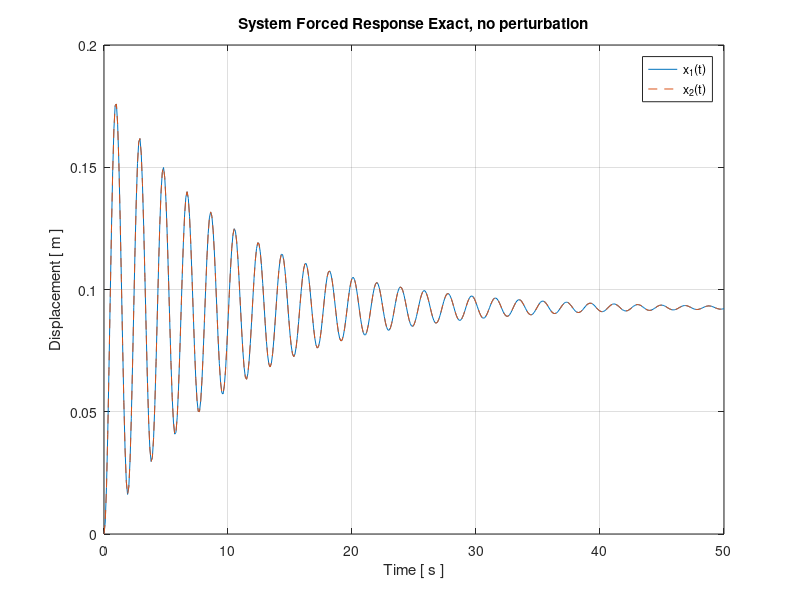
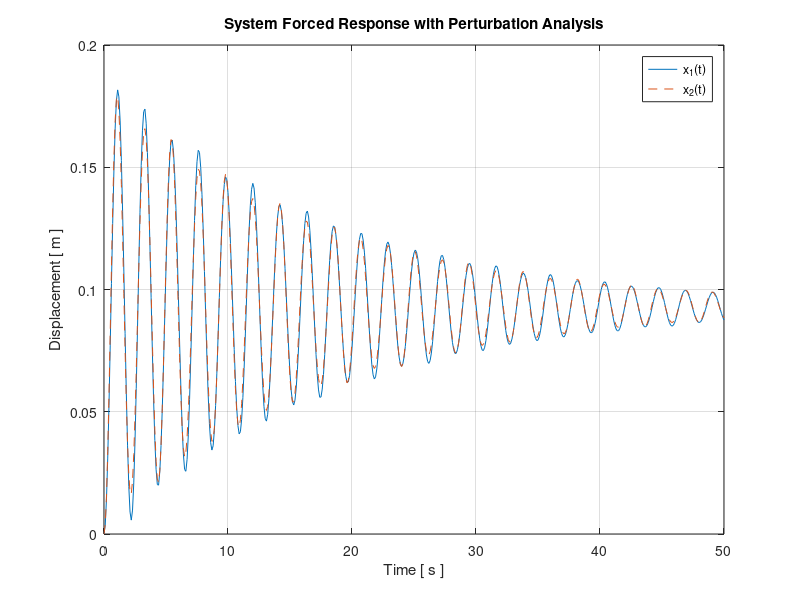
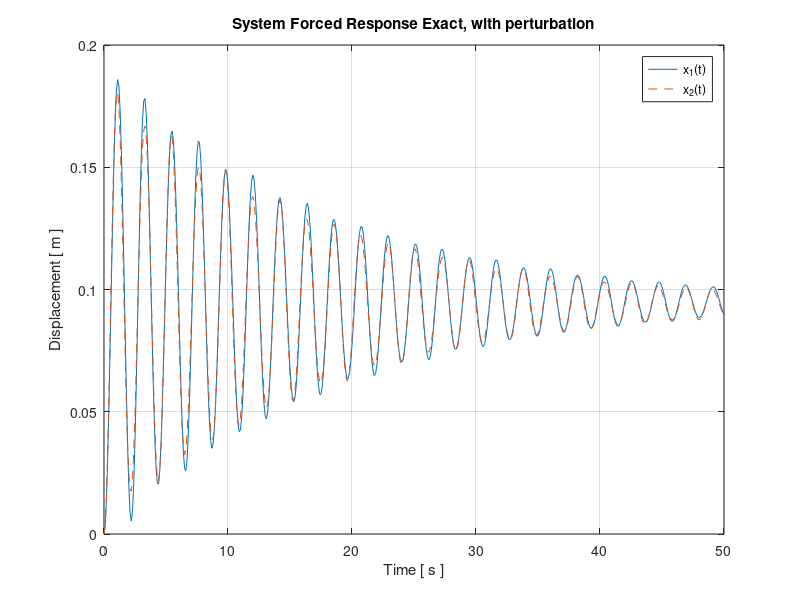
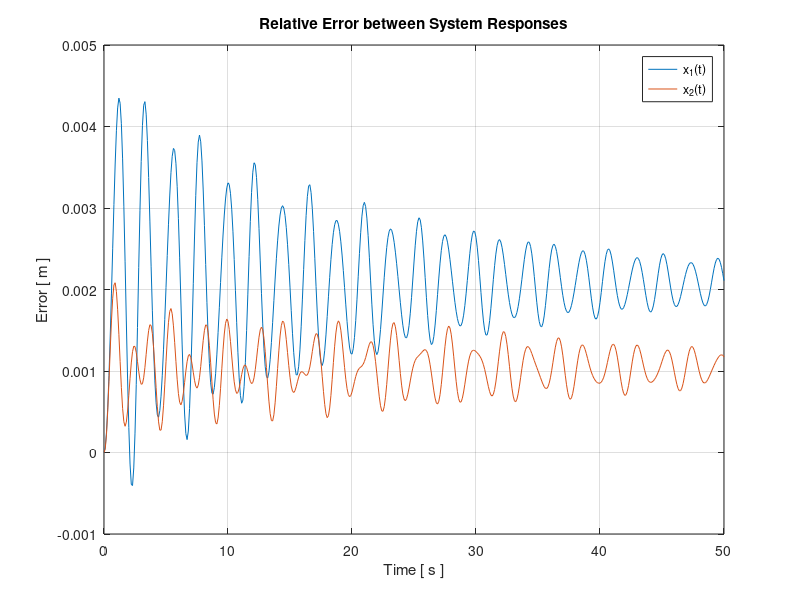

Write the MATLAB code that produced these figures, in order.
%% E176 Final Project
% Perturbation Method for Dynamical Systems
% Daniel Nguyen and Austin Chun
% Spring 2017

% System constants
m1 = 1; m2 = 1;                     % kg
kc1 = 5.8; kc2 = 5.8; kc3 = 5.8;    % N/m
k1 = 5; k2 = 5;                     % N/m
c1 = 0.2; c2 = 0.2;                 % Ns/m

F0 = 1; % Arbitray constant
f1 = F0; f2 = F0;

% Define number of STATES in the system
N = 4;

% GE Matrix form
A = [0,     1,      0,      0;
    -(k1+kc1+kc2)/m1, -c1/m1,   kc2/m1,     0;
    0,      0,      0,      1;
    kc2/m2,    0,   -(k2+kc2+kc3)/m2,      -c2/m2];
B = eye(4);
f = [0; f1/m1; 0; f2/m2];


% Solve for Eigegnvalues/vetors
[U,D] = eig(A);
% Sort eigenvalues/vectors for 
[~,perm]=sort(diag(D));
D = D(perm,perm);
U = U(:,perm);

[V,D] = eig(A.');
[~,perm]=sort(diag(D));
D = D(perm,perm);
V = V(:,perm);

lam = diag(D);

% Normalize vectors
VtU = V.'*U;
for i = 1:N
    U(:,i) = U(:,i) / sqrt(VtU(i,i));
    V(:,i) = V(:,i) / sqrt(VtU(i,i));
end

% Forcing function 
Q = V.' * B*f;

t = 0:0.1:50;
eta = zeros(N, length(t));
for i = 1:N
   eta(i,:) = Q(i)/lam(i) * (-1 + exp(lam(i)*t)); 
end

% Solve for x from decouple eta's
x = U*eta;

% Plotting
figure(1)
plot(t,x(1,:), t,x(3,:),'--')
xlabel('Time [ s ]')
ylabel('Displacement [ m ]')
title('System Forced Response Exact, no perturbation')
grid on
legend('x_1(t)','x_2(t)')
set(gcf,'color','white')


%%%%%%%%%%%%%%%%%%%
%% Perturbation %%
%%%%%%%%%%%%%%%%%%%
% Deviations in system parameters
dm1 = 0.3229;   dm2 = 0.2253;   dkc1 = -0.1556;
dkc2 = 0.0917;  dkc3 = -0.1843; dk1 = -0.1448;
dk2 = 0.0531;   dc1 = 0.0199;   dc2 = -0.1476;

% Recalulate system parameters
m1=m1+dm1;      m2=m2+dm2;      kc1=kc1+dkc1;
kc2=kc2+dkc2;   kc3=kc3+dkc3;   k1=k1+dk1;
k2=k2+dk2;      c1=c1+dc1;      c2=c2+dc2;

% Calculate new A
A_o = A; % Label old one as old
A = [0,     1,      0,      0;
    -(k1+kc1+kc2)/m1, -c1/m1,   kc2/m1,     0;
    0,      0,      0,      1;
    kc2/m2,    0,   -(k2+kc2+kc3)/m2,      -c2/m2];
% Determine the deviation matrix
dA = A - A_o;

% recalculate Forcing
f = [0; f1/m1; 0; f2/m2];

%%%%%%%%%%%%%%%%%%%%%%%%%%%%%
%% Perturbation Analysis %%
%%%%%%%%%%%%%%%%%%%%%%%%%%%%%

%% Calculate deviations in eigenvalues/vectors
lam_o = lam;
U_o = U;
V_o = V;

% New Eigenvalues
lam = zeros(1,N);
for i = 1:N
   lam(i) = lam_o(i) + V_o(:,i).' * dA * U_o(:,i);
end

% New Eigenvectors
U = zeros(N,N);
for i = 1:N
    dU = 0;
    for k = 1:N
        if(k ~= i)
            dU = dU + ( V_o(:,k).' * dA * U_o(:,i)) / (lam_o(i) - lam_o(k)) * U_o(:,k); 
        end
    end
    U(:,i) = U_o(:,i) + dU;
end

V = zeros(N,N);
for i = 1:N
    dV = 0;
    for k = 1:N
        if(k ~= i)
            dV = dV + ( V_o(:,i).' * dA * U_o(:,k)) / (lam_o(i) - lam_o(k)) * V_o(:,k); 
        end
    end
    V(:,i) = V_o(:,i) + dV;
end

% Normalize vectors
VtU = V.'*U;
for i = 1:N
    U(:,i) = U(:,i) / sqrt(VtU(i,i));
    V(:,i) = V(:,i) / sqrt(VtU(i,i));
end

% Extract new, more precise eigenvalues
D = V.' * A * U;
lam = diag(D);

%% Recalculate system response

% Forcing function 
Q = V.' * B*f;
% Solve for eta
t = 0:0.1:50;
eta = zeros(N, length(t));
for i = 1:N
   eta(i,:) = Q(i)/lam(i) * (-1 + exp(lam(i)*t)); 
end

% Solve for x from decouple eta's
x = U*eta;

% Plotting
figure(2)
plot(t,x(1,:),  t,x(3,:),'--')
xlabel('Time [ s ]')
ylabel('Displacement [ m ]')
title('System Forced Response with Perturbation Analysis')
grid on
legend('x_1(t)','x_2(t)')
set(gcf,'color','white')

figure(12)
plot(t,x(2,:),  t,x(4,:),'--')
xlabel('Time [ s ]')
ylabel('Velocity [ m/s ]')
title('System Forced Response with Perturbation Analysis (velocity)')
grid on
legend('v_1(t)','v_2(t)')
set(gcf,'color','white')

%%%%%%%%%%%%%%%%%%%%%%%%%%%%%%%%%%%%%%%%%%%
%% Exact Solution to Perturbed System %%
%%%%%%%%%%%%%%%%%%%%%%%%%%%%%%%%%%%%%%%%%%%
% Solve for Eigegnvalues/vetors
[U_exact,D_exact] = eig(A);
% Sort eigenvalues/vectors for 
[~,perm]=sort(diag(D_exact));
D_exact = D_exact(perm,perm);
U_exact = U_exact(:,perm);

[V_exact,D] = eig(A.');
[~,perm]=sort(diag(D));
V_exact = V_exact(:,perm);

lam_exact = diag(D_exact);

% Normalize vectors
VtU = V_exact.'*U_exact;
for i = 1:N
    U_exact(:,i) = U_exact(:,i) / sqrt(VtU(i,i));
    V_exact(:,i) = V_exact(:,i) / sqrt(VtU(i,i));
end

% Forcing function 
Q = V_exact.' * B*f;
% Solve for eta
t = 0:0.1:50;
eta = zeros(N, length(t));
for i = 1:N
   eta(i,:) = Q(i)/lam_exact(i) * (-1 + exp(lam_exact(i)*t)); 
end

% Solve for x from decouple eta's
x_exact = U_exact*eta;

% Plotting
figure(3)
plot(t,x_exact(1,:), t,x_exact(3,:),'--')
xlabel('Time [ s ]')
ylabel('Displacement [ m ]')
legend('x_1(t)','x_2(t)')
title('System Forced Response Exact, with perturbation')
grid on
set(gcf,'color','white')

figure(13)
plot(t,x_exact(2,:), t,x_exact(4,:),'--')
xlabel('Time [ s ]')
ylabel('Velocity [ m/s ]')
legend('v_1(t)','v_2(t)')
title('System Forced Response Exact, with perturbation (velocity)')
grid on
set(gcf,'color','white')

%% Residuals

% Relative Error
x_resid = (x_exact - x);

figure(4)
plot(t,x_resid(1,:),t,x_resid(3,:))
xlabel('Time [ s ]')
ylabel('Error [ m ]')
title('Relative Error between System Responses')
legend('x_1(t)','x_2(t)')
grid on
set(gcf,'color','white')

figure(14)
plot(t,x_resid(2,:),t,x_resid(4,:))
xlabel('Time [ s ]')
ylabel('Error [ m ]')
title('Relative Error between System Responses (velocity)')
legend('v_1(t)','v_2(t)')
grid on
set(gcf,'color','white')

% Percent Error
x_perc = (x_exact - x)./x_exact * 100;

figure(5)
plot(t,x_perc(1,:),t,x_perc(3,:))
xlabel('Time [ s ]')
ylabel('Percent Deviation [ % ]')
title('Percent Error between System Responses')
legend('x_1(t)','x_2(t)')
grid on
set(gcf,'color','white')

figure(15)
plot(t,x_perc(2,:),t,x_perc(4,:))
xlabel('Time [ s ]')
ylabel('Percent Deviation [ % ]')
title('Percent Error between System Responses (velocity)')
legend('v_1(t)','v_2(t)')
grid on
set(gcf,'color','white')

%% Exact Comparison
figure(6)
subplot(2,1,1)
plot(t,x(1,:), t,x_exact(1,:))
xlabel('Time [ s ]')
ylabel('Displacement [ m ]')
title('Comparison of Exact vs Approximate Responses: x_1(t)')
legend('Approximate','Exact')
grid on
set(gcf,'color','white')

subplot(2,1,2)
plot(t,x(3,:), t,x_exact(3,:))
xlabel('Time [ s ]')
ylabel('Displacement [ m ]')
title('Comparison of Exact vs Approximate Responses: x_2(t)')
legend('Approximate','Exact')
grid on







